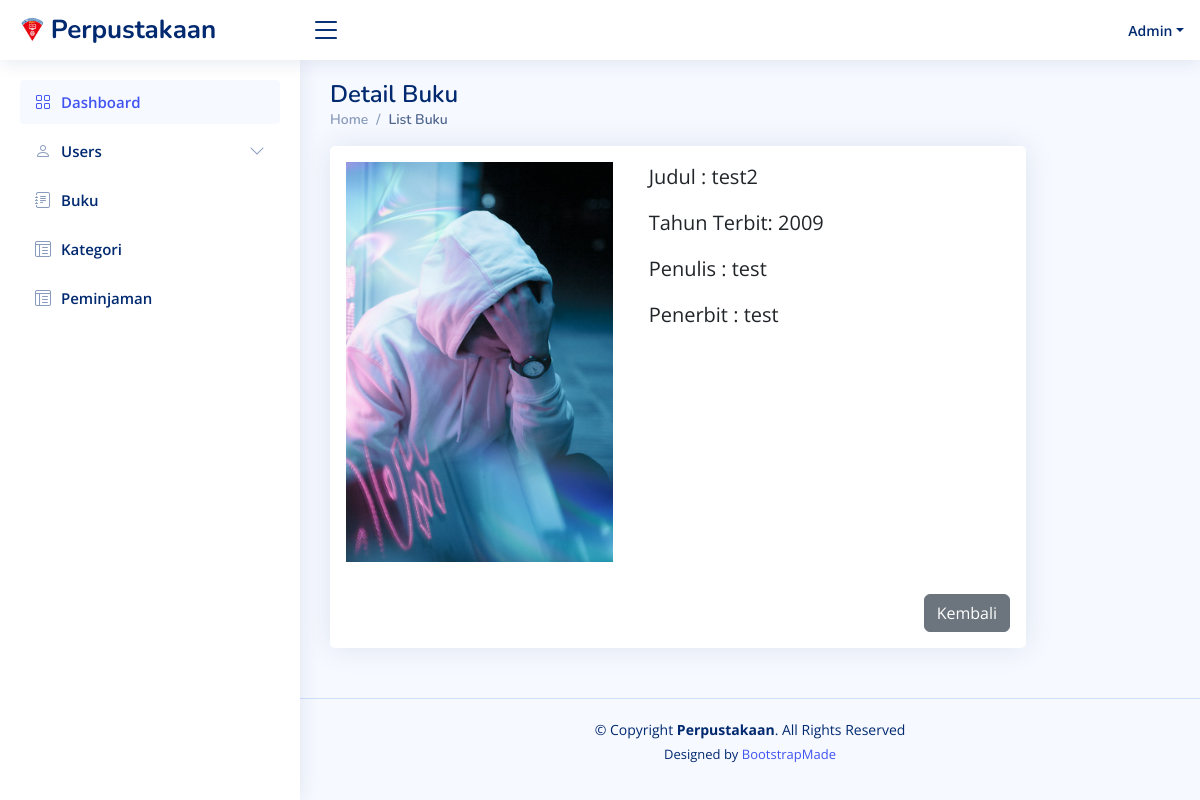
Screenshot of /buku/detail/12 (signed in) with the database file from the repository.
### tables this page shows
CREATE TABLE `buku` (
  `BukuID` int NOT NULL,
  `Judul` varchar(255) NOT NULL,
  `Penulis` varchar(255) NOT NULL,
  `Penerbit` varchar(255) NOT NULL,
  `TahunTerbit` year NOT NULL,
  `Sampul` varchar(100) NOT NULL
);

### app/core/Controller.php (called while the page is built, shortened)
<?php
class Controller
{
  public function view($view, $data = []): void
  {
    require_once '../app/views/' . $view . '.php';
  }
  public function model($modelClass): object
  {
    return new $modelClass;
  }
}

### app/controllers/Buku.php (called while the page is built, shortened)
<?php
class Buku extends Controller
{
    public function detail($id)
    {
        $data = [
            'title' => 'Detail Buku',
            'data_buku' => $this->model('BukuModel')->getBy($id),
            'data_kategoribuku' => $this->model('KategoriRelasiModel')->getByBukuId($id)
        ];
        $this->view('buku/detail', $data);
    }
}

### app/core/App.php (called while the page is built, shortened)
<?php
class App {
  protected $controller = 'Web', $method = 'index', $params = [];
  public function __construct()
  {
    $url = $this->parseURL();
    if( file_exists('../app/controllers/' . ucfirst($url[0]) . '.php')) {
      unset($url[0]);
    }
    $this->controller = new $this->controller;
    if( isset($url[1]) && method_exists($this->controller, $url[1]) ) {
      $this->method = $url[1];
      unset($url[1]);
    }
    if( !empty($url) ) {
      $this->params = array_values($url);
    }
    call_user_func_array([$this->controller, $this->method], $this->params);
  }
  public function parseURL() {
    if (isset($_GET['url'])) {
      $url = rtrim($_GET['url'], '/');
      $url = filter_var($url, FILTER_SANITIZE_URL);
      $url = explode('/', $url);
      return $url;
    }
    else {
      $url[] = 'Web';
      return $url;
    }
  }
}

### public/index.php (called while the page is built, shortened)
<?php
require_once '../app/init.php';
$app = new App;

### app/core/Database.php (called while the page is built, shortened)
<?php
class Database {
  private $host = DBHOST, $user = DBUSER, $pass = DBPASS, $dbname = DBNAME;
  private $dbh;
  private $stmt;
  public function __construct()
  {
    $dsn = "mysql:host=$this->host;dbname=$this->dbname";
    $options = [
      PDO::ATTR_PERSISTENT => true,
      PDO::ATTR_ERRMODE    => PDO::ERRMODE_EXCEPTION
    ];
    try {
      $this->dbh = new PDO($dsn, $this->user, $this->pass, $options);
    } catch(PDOException $e) {
      die($e->getMessage());
    }
  }
  public function query($query): void {
    $this->stmt = $this->dbh->prepare($query);
  }
  public function bind($param, $value, $type = null): void {
    if( is_null($type) ) {
      switch( true ) {
        default:
          $type = PDO::PARAM_STR;
      }
    }
    $this->stmt->bindValue($param, $value, $type);
  }
  public function execute(): void {
    $this->stmt->execute();
  }
  public function single(): array|bool {
    $this->execute();
    return $this->stmt->fetch(PDO::FETCH_ASSOC);
  }
}

### app/core/BaseModel.php (called while the page is built, shortened)
<?php
class BaseModel
{
    public $db;
    protected $table;
    public function __construct()
    {
        $this->db = new Database();
    }
    public function selectData(string $view = null, string $select = null, array $orderBy = [], array $kondisi = null, string $limit = ''): void
    {
        $table = (!is_null($view)) ? $view : $this->table;
        $setSelect = (!is_null($select)) ? $select : "*";
        $setOrder = "";
        $query = "SELECT $setSelect FROM $table $setOrder $limit";
        if (!is_null($kondisi)) {
            if (array_key_exists("logic", $kondisi)) {
                $logic = $kondisi['logic'];
                $i = 1;
            } else {
                $logic = "";
                $i = 0;
            };
            $arr = [];
            for ($i; $i <= count($kondisi) - 1; $i++) {
                $arr += [array_keys($kondisi)[$i] => array_values($kondisi)[$i]];
            }
            $setKondisi = implode(" ? $logic ", array_keys($arr)) . " ? ";
            $query = "SELECT $setSelect FROM $table WHERE ($setKondisi) $setOrder $limit";
            $this->db->query($query);
            $i = 1;
            foreach ($arr as $value) {
                $this->db->bind($i, $value);
                $i++;
            }
        } else {
            $this->db->query($query);
        }
    }
    public function fetch(): array|bool
    {
        return $this->db->single();
    }
}

### app/models/BukuModel.php (called while the page is built, shortened)
<?php
class BukuModel extends BaseModel
{
    public function getBy($id): array
    {
        $this->selectData(kondisi: ['BukuID =' => $id]);
        return $this->fetch();
    }
}

### app/init.php (called while the page is built, shortened)
<?php
spl_autoload_register(function ($class) {
    $class = explode('\\', $class);
    $class = end($class);
});

### app/views/buku/detail.php (the view)
<div class="pagetitle">
    <h1>Detail Buku</h1>
    <nav>
        <ol class="breadcrumb">
            <li class="breadcrumb-item"><a href="<?= BASEURL ?>/">Home</a></li>
            <li class="breadcrumb-item active">List Buku</li>
        </ol>
    </nav>
</div>
<section class="section">
    <div class="row">
        <div class="col-lg-10">
            <div class="card">
                <div class="d-flex">
                    <div class="m-3">
                        <img src="<?= BASEURL ?>/img/sampul/<?= $data['data_buku']['Sampul'] ?>" class="card-img-left" alt="Sampul" height="400">
                    </div>
                    <div class="card-body mt-3 fs-5">
                        <p class="card-text">Judul : <?= $data['data_buku']['Judul'] ?></p>
                        <p class="card-text d-block">Tahun Terbit: <?= $data['data_buku']['TahunTerbit'] ?></p>
                        <p class="card-text d-block">Penulis : <?= $data['data_buku']['Penulis'] ?></p>
                        <p class="card-text d-block">Penerbit : <?= $data['data_buku']['Penerbit'] ?></p>
                    </div>
                </div>
                <div class="d-flex justify-content-end m-3">
                    <a href="<?= BASEURL ?>/buku" class="btn btn-secondary">Kembali</a>
                </div>
            </div>
        </div>
    </div>
</section>

### public/css/style.css (style rules this page uses)
:root { scroll-behavior: smooth; }
body { font-family: "Open Sans", sans-serif; background: #f6f9ff; color: #444444; }
a { color: #4154f1; text-decoration: none; }
h1, h2, h3, h4, h5, h6 { font-family: "Nunito", sans-serif; }
.pagetitle { margin-bottom: 10px; }
.pagetitle h1 { font-size: 24px; margin-bottom: 0; font-weight: 600; color: #012970; }
.card { margin-bottom: 30px; border: none; border-radius: 5px; box-shadow: 0px 0 30px rgba(1, 41, 112, 0.1); }
.card-body { padding: 0 20px 20px 20px; }
.breadcrumb { font-size: 14px; font-family: "Nunito", sans-serif; color: #899bbd; font-weight: 600; }
.breadcrumb a { color: #899bbd; transition: 0.3s; }
.breadcrumb .breadcrumb-item::before { color: #899bbd; }
.breadcrumb .active { color: #51678f; font-weight: 600; }

### rows the page displays
buku: Sampul (picture), Judul "test2", TahunTerbit "2009", Penulis "test", Penerbit "test"

### other values shown
APP_NAME "Perpustakaan"
$_SESSION['NamaLengkap'] "Admin"
